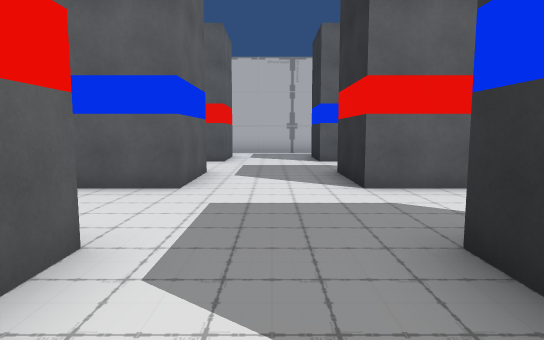
[1] (above)

21 first-person views from a walk through a 3-D level made in the Unity game engine. The camera is 1.5 m above the floor, tilts 6° down and sees 75° across. The floor is counted in squares, 2 m on a side. Each view is taken from the middle of a square. On the plan, view 1 faces up. The plan holds only what a view shows up to about 11 squares ahead; the rest is blank. The place goes on beyond the plan. Some surface patterns are stand-ins.

[2]
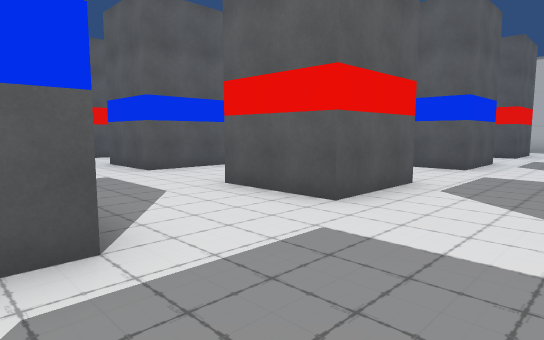

[3]
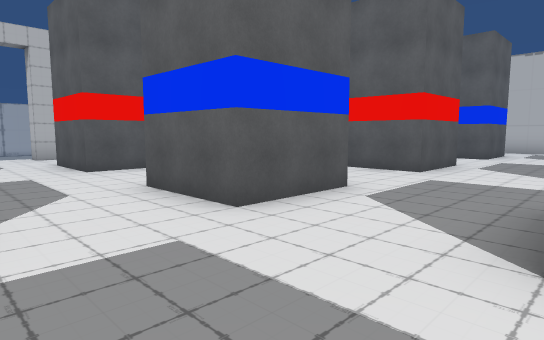

[4]
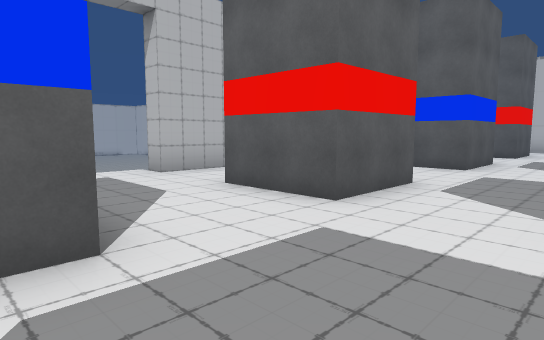

[5]
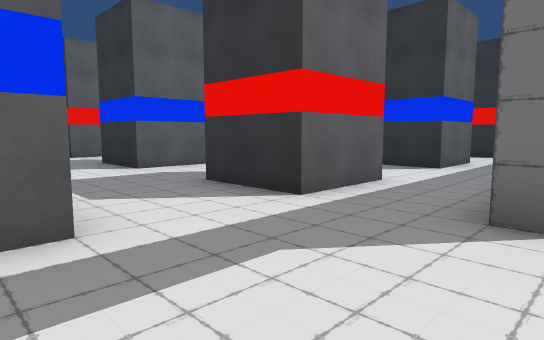

[6]
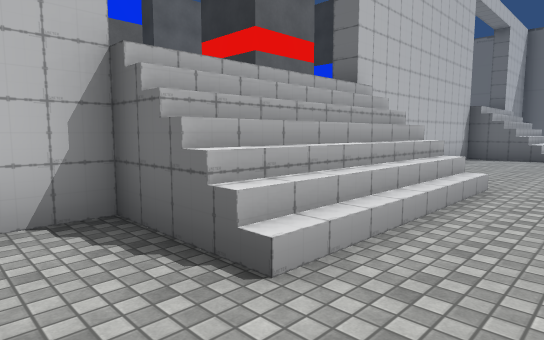

[7]
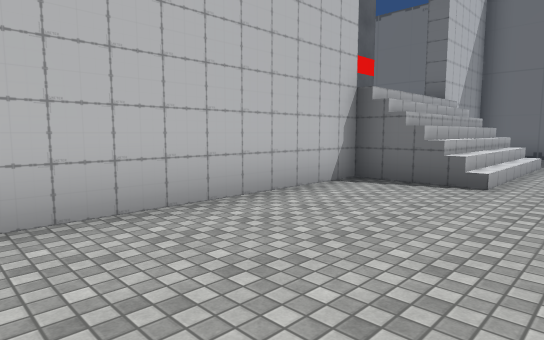

[8]
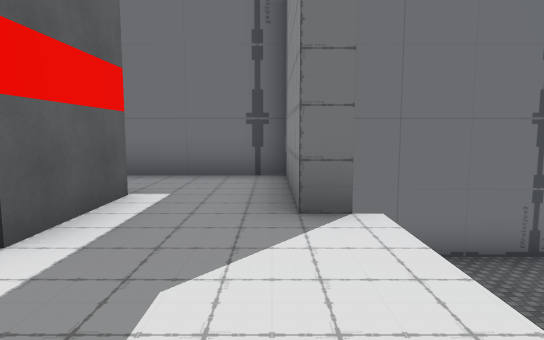

[9]
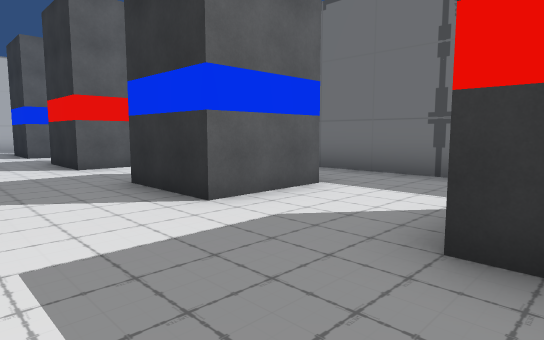

[10]
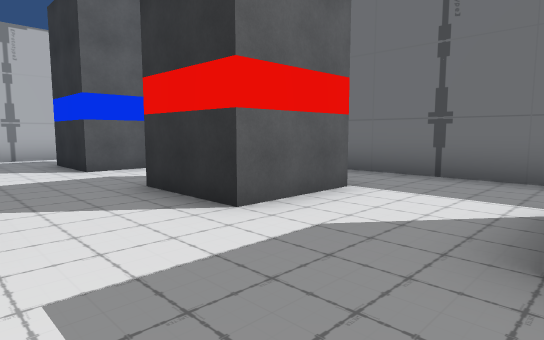

[11]
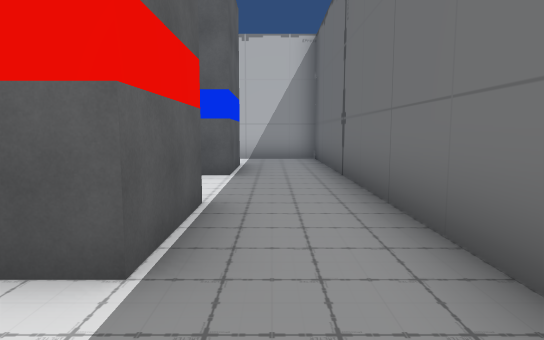

[12]
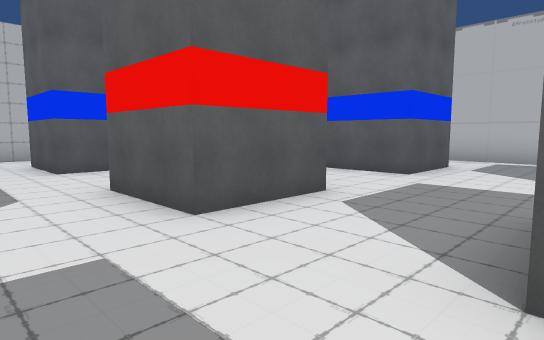

[13]
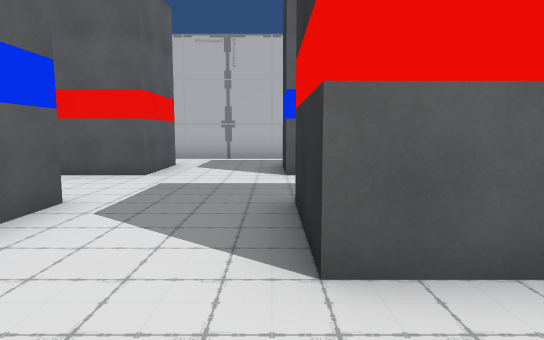

[14]
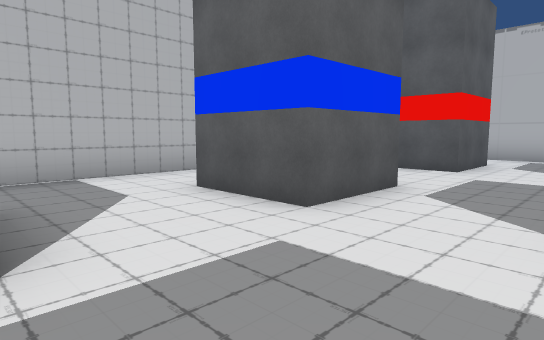

[15]
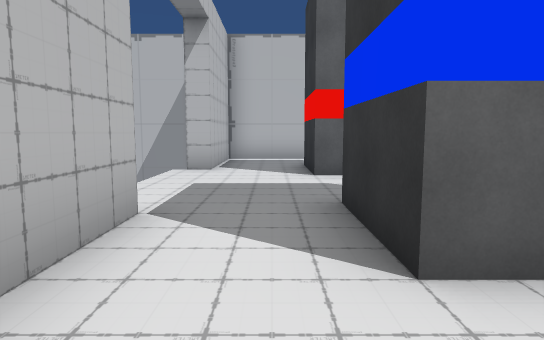

[16]
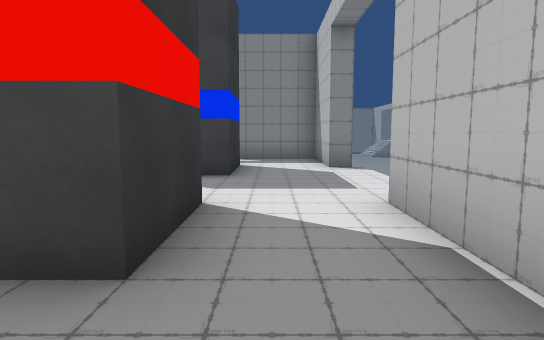

[17]
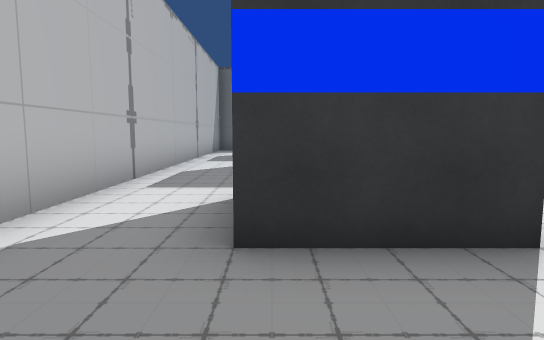

[18]
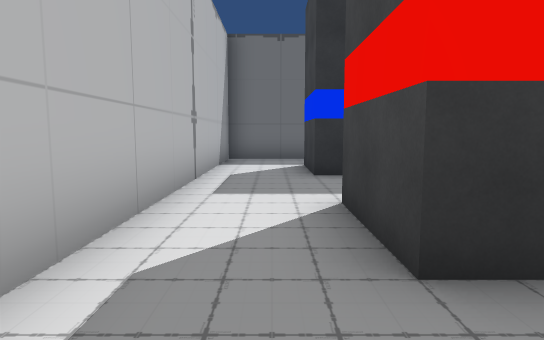

[19]
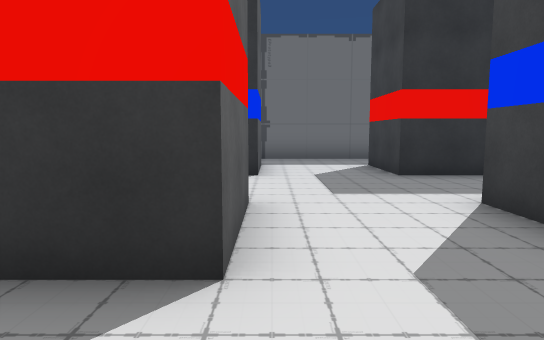

[20]
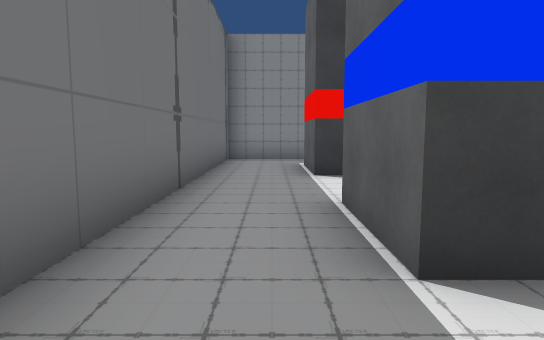

[21]
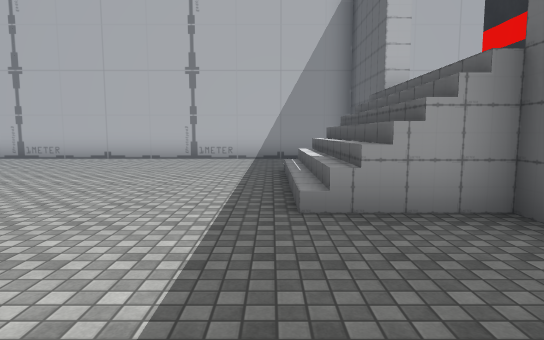

### Floor plan
Key: @ floor where view 1 was taken; # wall or solid block; . main floor; - floor 3 m lower than the main floor; / step, stairs or slope; P pillar.
Columns run from 25 left of view 1 to 6 right of it. Each row starts with its distance up from view 1.
 14 ################################
 13  -------- #....................#
 12  -------- #....................#
 11   ------- #..PP...PP..PP...PP..#
 10   -------//..PP...PP..PP...PP..#
  9    ------//....................#
  8     -----//....................#
  7      ----//....................#
  6      -----#..PP...PP..PP...PP..#
  5       ----#..PP...PP..PP...PP..#
  4        ---#....................#
  3         - #....................#
  2           #..PP...PP..PP...PP..#
  1           #..PP...PP..PP...PP..#
  0           /..............@.....#
 -1           /....................#
 -2           /....................#
 -3           /..PP...PP..PP...PP..#
 -4           #..PP...PP..PP...PP..#
 -5           #....................#
 -6           ####....######....####
 -7             --////------////   #
 -8             --////------////   #
 -9             -------------------#
-10             ----- -----     ---#

Positions as (right, up) in squares from view 1, and headings:
1: (0, 0), facing up
2: (1, -3), facing up-left
3: (-3, -2), facing up-left
4: (-8, -3), facing up-left
5: (-11, -7), facing up-right
6: (-13, -10), facing up-right
7: (-7, -10), facing up-right
8: (-1, -6), facing right
9: (-1, -3), facing up-right
10: (-1, 2), facing up-right
11: (4, 3), facing up
12: (-3, 3), facing up-left
13: (-8, 3), facing up
14: (-8, 2), facing up-left
15: (-13, 3), facing up
16: (-13, 4), facing down
17: (-10, 11), facing right
18: (-5, 12), facing right
19: (-5, 9), facing right
20: (4, 4), facing down
21: (-17, 3), facing up
